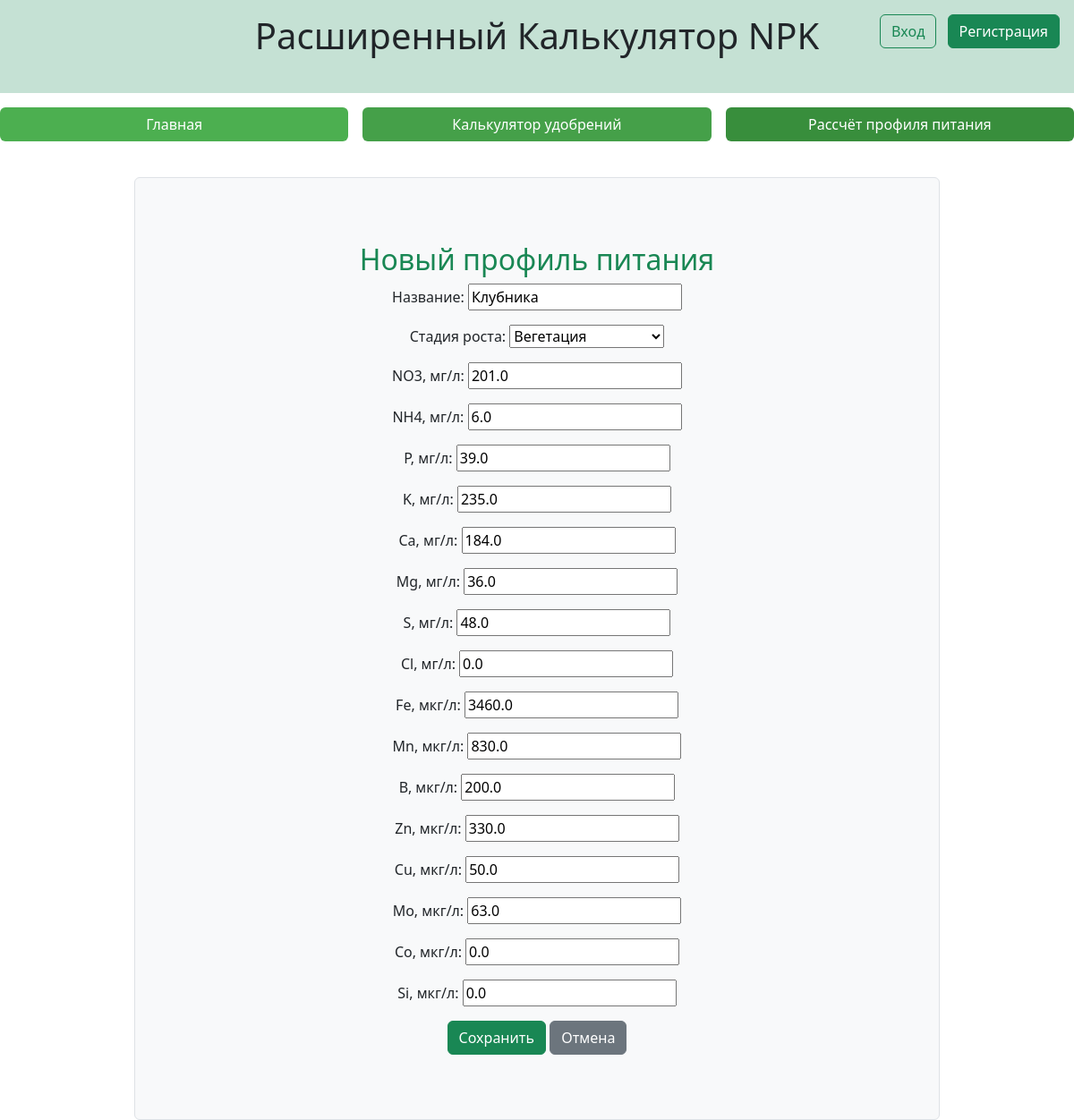
/edit_p_profile/27, run on the app's committed database.
### main/models.py (models this page shows, shortened)
class P_profile(models.Model):
    user = models.ForeignKey(get_user_model(), on_delete=models.CASCADE, null=True, blank=True)
    is_public = models.BooleanField(default=False)
    name = models.CharField('Название',max_length=100)
    growth_stage = models.CharField(max_length=20, choices=[('start', 'Старт'), ('veg', 'Вегетация'), ('late_veg', 'Поздняя вегетация'), ('fruiting', 'Плодоношение')], default='start', verbose_name='Стадия роста')
    nh4 = models.FloatField('NH4, мг/л', default=0)
    no3 = models.FloatField('NO3, мг/л', default=0)
    p = models.FloatField('P, мг/л', default=0)
    k = models.FloatField('K, мг/л', default=0)
    ca = models.FloatField('Сa, мг/л', default=0)
    mg = models.FloatField('Mg, мг/л', default=0)
    s = models.FloatField('S, мг/л', default=0)
    cl = models.FloatField('Cl, мг/л', default=0)
    fe = models.FloatField('Fe, мкг/л', default=0)
    mn = models.FloatField('Mn, мкг/л', default=0)
    b = models.FloatField('B, мкг/л', default=0)
    zn = models.FloatField('Zn, мкг/л', default=0)
    cu = models.FloatField('Cu, мкг/л', default=0)
    mo = models.FloatField('Mo, мкг/л', default=0)
    co = models.FloatField('Co, мкг/л', default=0)
    si = models.FloatField('Si, мкг/л', default=0)

### main/views.py (the view)
# urls.py: path('edit_p_profile/<int:pk>', views.edit_p_profile, name='edit_p_profile'),
def edit_p_profile(request, pk):
    p_profile = get_object_or_404(P_profile, pk=pk)
    if request.method == 'POST':
        form = P_profileForm(request.POST, instance=p_profile)
        if form.is_valid():
            form.save()
            return redirect('profile_pp')
    else:
        form = P_profileForm(instance=p_profile)
    return render(request, 'main/add_p_profile.html', {'form': form})

### main/forms.py
class P_profileForm(forms.ModelForm):
    class Meta:
        model = P_profile
        fields = ['name', 'growth_stage', 'no3', 'nh4', 'p', 'k', 'ca', 'mg', 's', 'cl', 'fe', 'mn', 'b', 'zn', 'cu', 'mo', 'co', 'si']

### main/templates/main/add_p_profile.html (shortened to what this page needs)
{% extends "main/index.html" %}
{% block content %}
<div class="container py-5">
    <h2 class="text-success">Новый профиль питания</h2>
    <form method="post">
        {{ form.as_p }}
        <button type="submit" class="btn btn-success">Сохранить</button>
        <a href="{% url 'profile_pp' %}" class="btn btn-secondary">Отмена</a>
    </form>
</div>
{% endblock %}

### data on the page
P_profile: name "Клубника", growth_stage "Вегетация", no3 "201.0", nh4 "6.0", p "39.0", k "235.0", ca "184.0", mg "36.0", s "48.0", cl "0.0", fe "3460.0", mn "830.0", b "200.0", zn "330.0", cu "50.0", mo "63.0", co "0.0", si "0.0"
